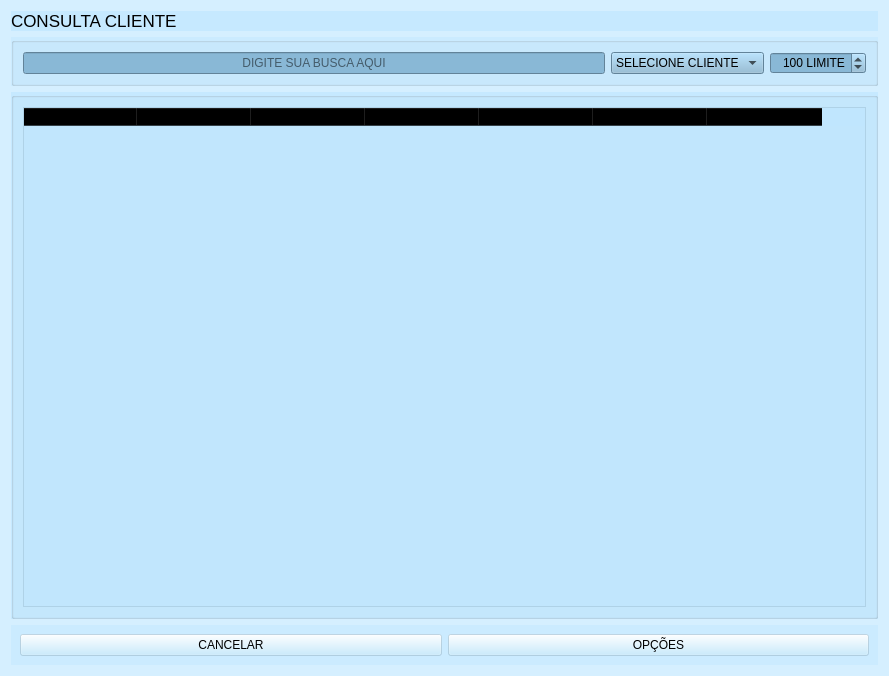
<?xml version="1.0" encoding="UTF-8"?>
<ui version="4.0">
 <class>Form</class>
 <widget class="QWidget" name="Form">
  <property name="geometry">
   <rect>
    <x>0</x>
    <y>0</y>
    <width>889</width>
    <height>676</height>
   </rect>
  </property>
  <property name="minimumSize">
   <size>
    <width>889</width>
    <height>469</height>
   </size>
  </property>
  <property name="maximumSize">
   <size>
    <width>889</width>
    <height>676</height>
   </size>
  </property>
  <property name="windowTitle">
   <string>CONSULTA CLIENTE- ASSISTENCIA TECNICA</string>
  </property>
  <property name="windowIcon">
   <iconset resource="../IMG/recursos.qrc">
    <normaloff>:/img/technician.svg</normaloff>:/img/technician.svg</iconset>
  </property>
  <property name="styleSheet">
   <string notr="true">#busca{
	background-image: url(:/img/user.svg);
	background-repeat: no-repeat;
    background-position: left;
	background-color: rgb(137, 184, 214);
}

#Form{
image: url(:/img/consulta_cliente.jpg);
}

QWidget{	
	background-color: rgb(188, 230, 254, 100);
}

#filtro, #limite{
	background-color: rgb(137, 184, 214);
}</string>
  </property>
  <layout class="QVBoxLayout" name="verticalLayout">
   <item>
    <widget class="QWidget" name="widget_3" native="true">
     <property name="maximumSize">
      <size>
       <width>16777215</width>
       <height>66</height>
      </size>
     </property>
     <layout class="QHBoxLayout" name="horizontalLayout">
      <property name="spacing">
       <number>0</number>
      </property>
      <property name="leftMargin">
       <number>0</number>
      </property>
      <property name="topMargin">
       <number>0</number>
      </property>
      <property name="rightMargin">
       <number>0</number>
      </property>
      <property name="bottomMargin">
       <number>0</number>
      </property>
      <item>
       <widget class="QLabel" name="label">
        <property name="font">
         <font>
          <pointsize>13</pointsize>
         </font>
        </property>
        <property name="text">
         <string>CONSULTA CLIENTE</string>
        </property>
        <property name="alignment">
         <set>Qt::AlignLeading|Qt::AlignLeft|Qt::AlignVCenter</set>
        </property>
       </widget>
      </item>
      <item>
       <widget class="QLabel" name="label_2">
        <property name="maximumSize">
         <size>
          <width>100</width>
          <height>16777215</height>
         </size>
        </property>
        <property name="font">
         <font>
          <pointsize>13</pointsize>
         </font>
        </property>
        <property name="text">
         <string/>
        </property>
        <property name="pixmap">
         <pixmap resource="../IMG/recursos.qrc">:/img/search.svg</pixmap>
        </property>
        <property name="alignment">
         <set>Qt::AlignRight|Qt::AlignTrailing|Qt::AlignVCenter</set>
        </property>
       </widget>
      </item>
     </layout>
    </widget>
   </item>
   <item>
    <widget class="QGroupBox" name="groupBox">
     <property name="title">
      <string/>
     </property>
     <layout class="QHBoxLayout" name="horizontalLayout_2">
      <item>
       <widget class="QLineEdit" name="busca">
        <property name="alignment">
         <set>Qt::AlignCenter</set>
        </property>
        <property name="placeholderText">
         <string>DIGITE SUA BUSCA AQUI</string>
        </property>
        <property name="clearButtonEnabled">
         <bool>true</bool>
        </property>
       </widget>
      </item>
      <item>
       <widget class="QComboBox" name="filtro">
        <item>
         <property name="text">
          <string>SELECIONE CLIENTE</string>
         </property>
        </item>
        <item>
         <property name="text">
          <string>NOME</string>
         </property>
        </item>
        <item>
         <property name="text">
          <string>CÓDIGO</string>
         </property>
        </item>
        <item>
         <property name="text">
          <string>CPF/CNPJ</string>
         </property>
        </item>
       </widget>
      </item>
      <item>
       <widget class="QSpinBox" name="limite">
        <property name="maximumSize">
         <size>
          <width>102</width>
          <height>16777215</height>
         </size>
        </property>
        <property name="toolTip">
         <string>&lt;html&gt;&lt;head/&gt;&lt;body&gt;&lt;p&gt;&lt;span style=&quot; font-weight:600;&quot;&gt;DEFINE UM LIMITE PARA NÃO SOBRECARREGAR O SERVIDOR&lt;/span&gt;&lt;/p&gt;&lt;/body&gt;&lt;/html&gt;</string>
        </property>
        <property name="alignment">
         <set>Qt::AlignRight|Qt::AlignTrailing|Qt::AlignVCenter</set>
        </property>
        <property name="suffix">
         <string> LIMITE</string>
        </property>
        <property name="maximum">
         <number>1000</number>
        </property>
        <property name="value">
         <number>100</number>
        </property>
        <property name="displayIntegerBase">
         <number>10</number>
        </property>
       </widget>
      </item>
     </layout>
    </widget>
   </item>
   <item>
    <widget class="QWidget" name="widget" native="true">
     <layout class="QVBoxLayout" name="verticalLayout_2">
      <property name="spacing">
       <number>0</number>
      </property>
      <property name="leftMargin">
       <number>0</number>
      </property>
      <property name="topMargin">
       <number>0</number>
      </property>
      <property name="rightMargin">
       <number>0</number>
      </property>
      <property name="bottomMargin">
       <number>0</number>
      </property>
      <item>
       <widget class="QGroupBox" name="groupBox_2">
        <property name="title">
         <string/>
        </property>
        <layout class="QHBoxLayout" name="horizontalLayout_3">
         <item>
          <widget class="QTableWidget" name="tabela">
           <property name="editTriggers">
            <set>QAbstractItemView::NoEditTriggers</set>
           </property>
           <property name="selectionMode">
            <enum>QAbstractItemView::SingleSelection</enum>
           </property>
           <property name="selectionBehavior">
            <enum>QAbstractItemView::SelectRows</enum>
           </property>
           <property name="showGrid">
            <bool>false</bool>
           </property>
           <property name="sortingEnabled">
            <bool>true</bool>
           </property>
           <attribute name="horizontalHeaderDefaultSectionSize">
            <number>114</number>
           </attribute>
           <attribute name="horizontalHeaderMinimumSectionSize">
            <number>39</number>
           </attribute>
           <column>
            <property name="text">
             <string>CÓDIGO</string>
            </property>
           </column>
           <column>
            <property name="text">
             <string>CLIENTE</string>
            </property>
           </column>
           <column>
            <property name="text">
             <string>TELEFONE</string>
            </property>
           </column>
           <column>
            <property name="text">
             <string>WHATSAPP</string>
            </property>
           </column>
           <column>
            <property name="text">
             <string>E-MAIL</string>
            </property>
           </column>
           <column>
            <property name="text">
             <string>DOCUMENTO</string>
            </property>
           </column>
           <column>
            <property name="text">
             <string>SITUAÇÃO</string>
            </property>
           </column>
          </widget>
         </item>
        </layout>
       </widget>
      </item>
     </layout>
    </widget>
   </item>
   <item>
    <widget class="QWidget" name="widget_2" native="true">
     <layout class="QHBoxLayout" name="horizontalLayout_4">
      <item>
       <widget class="QPushButton" name="cancelar">
        <property name="text">
         <string>CANCELAR</string>
        </property>
        <property name="icon">
         <iconset resource="../IMG/recursos.qrc">
          <normaloff>:/img/cancel.svg</normaloff>:/img/cancel.svg</iconset>
        </property>
        <property name="iconSize">
         <size>
          <width>37</width>
          <height>27</height>
         </size>
        </property>
       </widget>
      </item>
      <item>
       <widget class="QPushButton" name="opcoes">
        <property name="text">
         <string>OPÇÕES</string>
        </property>
        <property name="icon">
         <iconset resource="../IMG/recursos.qrc">
          <normaloff>:/img/gear-svgrepo-com.svg</normaloff>:/img/gear-svgrepo-com.svg</iconset>
        </property>
        <property name="iconSize">
         <size>
          <width>37</width>
          <height>27</height>
         </size>
        </property>
       </widget>
      </item>
     </layout>
    </widget>
   </item>
  </layout>
 </widget>
 <resources>
  <include location="../IMG/recursos.qrc"/>
 </resources>
 <connections/>
</ui>
